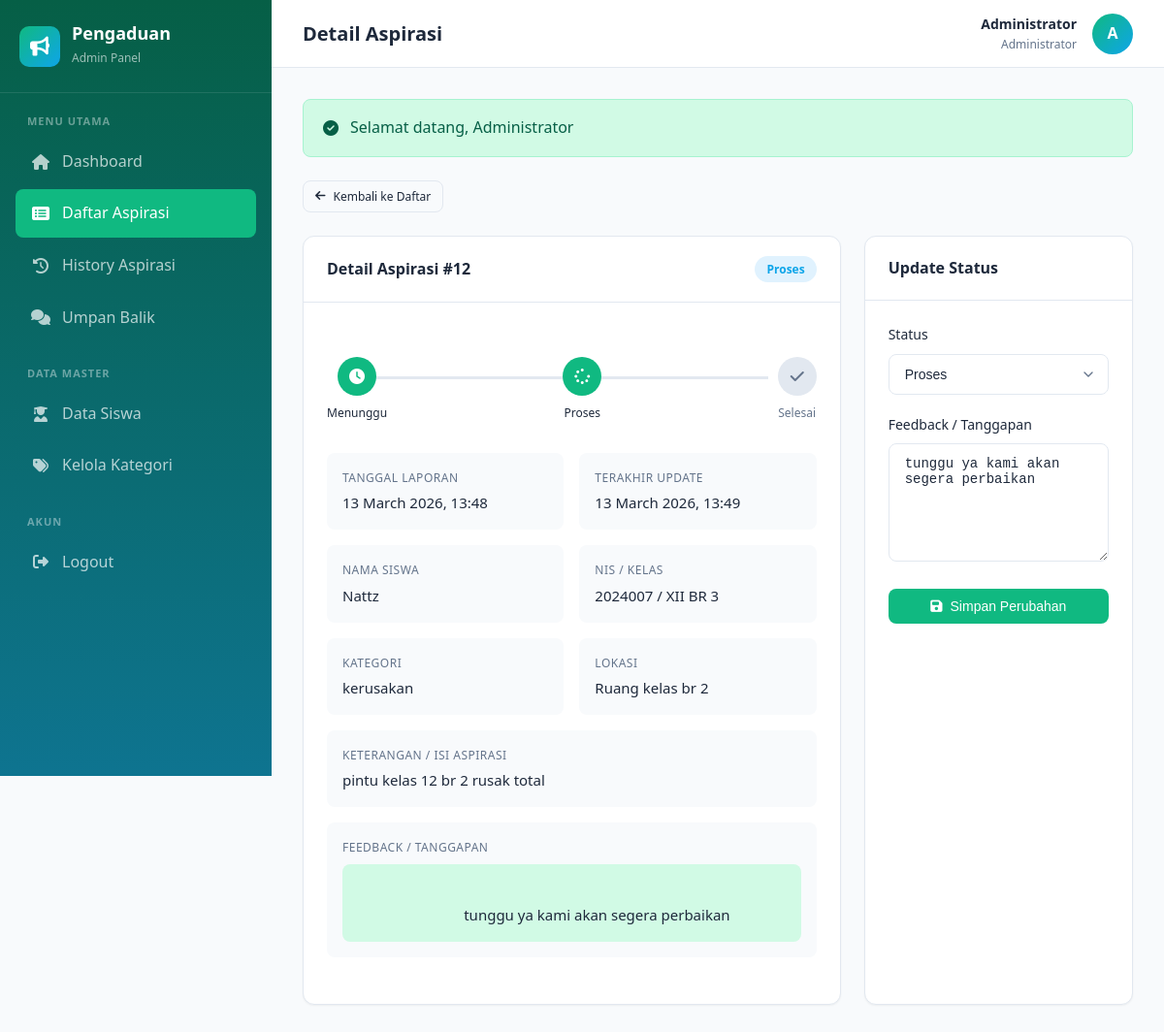
Screenshot of /index.php?page=admin/aspirasi/detail&id=12 (signed in) with the database file from the repository.
### tables this page shows
CREATE TABLE `input_aspirasi` (
  `id_pelaporan` int NOT NULL,
  `nis` int NOT NULL,
  `id_kategori` int NOT NULL,
  `lokasi` varchar(50) NOT NULL,
  `ket` text NOT NULL,
  `tanggal_input` datetime DEFAULT CURRENT_TIMESTAMP
);

CREATE TABLE `aspirasi` (
  `id_aspirasi` int NOT NULL,
  `id_pelaporan` int NOT NULL,
  `status` enum('Menunggu','Proses','Selesai') DEFAULT 'Menunggu',
  `feedback` text,
  `tanggal_update` datetime DEFAULT CURRENT_TIMESTAMP ON UPDATE CURRENT_TIMESTAMP
);

CREATE TABLE `siswa` (
  `nis` int NOT NULL,
  `nama` varchar(100) NOT NULL,
  `kelas` varchar(10) NOT NULL,
  `password` varchar(255) NOT NULL,
  `created_at` timestamp NULL DEFAULT CURRENT_TIMESTAMP
);

CREATE TABLE `kategori` (
  `id_kategori` int NOT NULL,
  `ket_kategori` varchar(30) NOT NULL,
  `created_at` timestamp NULL DEFAULT CURRENT_TIMESTAMP
);

### controllers/AdminController.php (called while the page is built, shortened)
<?php
require_once __DIR__ . '/Controller.php';
require_once __DIR__ . '/../models/InputAspirasi.php';
class AdminController extends Controller {
    private $inputAspirasiModel;
    public function __construct() {
        $this->inputAspirasiModel = new InputAspirasi();
    }
    public function aspirasiDetail(): void {
        $id = (int) $this->get('id');
        $detail = $this->inputAspirasiModel->getDetail($id);
        $this->view('admin/aspirasi/detail', [
            'title' => 'Detail Aspirasi',
            'user' => $this->getCurrentUser(),
            'flash' => $this->getFlash(),
            'detail' => $detail
        ]);
    }
}

### config/Database.php (called while the page is built, shortened)
<?php
class Database {
    private static $instance = null;
    private $connection;
    private function __construct() {
        try {
            $dsn = "mysql:host=" . DB_HOST . ";dbname=" . DB_NAME . ";charset=utf8mb4";
            $options = [
                PDO::ATTR_ERRMODE => PDO::ERRMODE_EXCEPTION,
                PDO::ATTR_DEFAULT_FETCH_MODE => PDO::FETCH_ASSOC,
                PDO::ATTR_EMULATE_PREPARES => false,
            ];
            $this->connection = new PDO($dsn, DB_USER, DB_PASS, $options);
        } catch (PDOException $e) {
            die("Koneksi database gagal: " . $e->getMessage());
        }
    }
    public static function getInstance(): Database {
        if (self::$instance === null) {
            self::$instance = new self();
        }
        return self::$instance;
    }
    public function query(string $sql, array $params = []): PDOStatement {
        $stmt = $this->connection->prepare($sql);
        $stmt->execute($params);
        return $stmt;
    }
}

### models/Model.php (called while the page is built, shortened)
<?php
require_once __DIR__ . '/../config/Database.php';
abstract class Model {
    public function __construct() {
        $this->db = Database::getInstance();
    }
}

### models/InputAspirasi.php (called while the page is built, shortened)
<?php
require_once __DIR__ . '/Model.php';
class InputAspirasi extends Model {
    protected $table = 'input_aspirasi';
    public function getDetail(int $id) {
        $sql = "SELECT ia.*, s.nama as nama_siswa, s.kelas, k.ket_kategori,
                       a.id_aspirasi, a.status, a.feedback, a.tanggal_update
                FROM {$this->table} ia
                JOIN siswa s ON ia.nis = s.nis
                JOIN kategori k ON ia.id_kategori = k.id_kategori
                LEFT JOIN aspirasi a ON ia.id_pelaporan = a.id_pelaporan
                WHERE ia.id_pelaporan = ?";
        return $this->db->query($sql, [$id])->fetch();
    }
}

### views/admin/aspirasi/detail.php (the view, shortened to what this page needs)
<?php
require_once __DIR__ . '/../../layouts/header.php';
require_once __DIR__ . '/../../layouts/sidebar_admin.php';
?>
<div class="mb-3">
    <a href="<?= BASE_URL ?>index.php?page=admin/aspirasi" class="btn btn-secondary btn-sm">
        <i class="fas fa-arrow-left"></i> Kembali ke Daftar
    </a>
</div>
<div style="display: grid; grid-template-columns: 2fr 1fr; gap: 24px;">
    <div class="card">
        <div class="card-header">
            <h3 class="card-title">Detail Aspirasi #<?= $detail['id_pelaporan'] ?></h3>
            <span class="badge badge-<?= strtolower($detail['status']) ?>">
                <?= $detail['status'] ?>
            </span>
        </div>
        <div class="card-body">
            <div class="progress-steps">
                <div class="progress-step <?= $detail['status'] === 'Menunggu' ? 'active' : 'completed' ?>">
                    <div class="progress-step-icon">
                        <i class="fas fa-clock"></i>
                    </div>
                    <span class="progress-step-label">Menunggu</span>
                </div>
                <div class="progress-step <?= $detail['status'] === 'Proses' ? 'active' : ($detail['status'] === 'Selesai' ? 'completed' : '') ?>">
                    <div class="progress-step-icon">
                        <i class="fas fa-spinner"></i>
                    </div>
                    <span class="progress-step-label">Proses</span>
                </div>
                <div class="progress-step <?= $detail['status'] === 'Selesai' ? 'active' : '' ?>">
                    <div class="progress-step-icon">
                        <i class="fas fa-check"></i>
                    </div>
                    <span class="progress-step-label">Selesai</span>
                </div>
            </div>
            <div class="detail-grid">
                <div class="detail-item">
                    <div class="detail-label">Tanggal Laporan</div>
                    <div class="detail-value"><?= date('d F Y, H:i', strtotime($detail['tanggal_input'])) ?></div>
                </div>
                <div class="detail-item">
                    <div class="detail-label">Terakhir Update</div>
                    <div class="detail-value">
                        <?= $detail['tanggal_update'] ? date('d F Y, H:i', strtotime($detail['tanggal_update'])) : '-' ?>
                    </div>
                </div>
                <div class="detail-item">
                    <div class="detail-label">Nama Siswa</div>
                    <div class="detail-value"><?= htmlspecialchars($detail['nama_siswa']) ?></div>
                </div>
                <div class="detail-item">
                    <div class="detail-label">NIS / Kelas</div>
                    <div class="detail-value"><?= $detail['nis'] ?> / <?= htmlspecialchars($detail['kelas']) ?></div>
                </div>
                <div class="detail-item">
                    <div class="detail-label">Kategori</div>
                    <div class="detail-value"><?= htmlspecialchars($detail['ket_kategori']) ?></div>
                </div>
                <div class="detail-item">
                    <div class="detail-label">Lokasi</div>
                    <div class="detail-value"><?= htmlspecialchars($detail['lokasi']) ?></div>
                </div>
                <div class="detail-item full-width">
                    <div class="detail-label">Keterangan / Isi Aspirasi</div>
                    <div class="detail-value" style="white-space: pre-wrap;"><?= htmlspecialchars($detail['ket']) ?></div>
                </div>
                <?php if ($detail['feedback']): ?>
                    <div class="detail-item full-width">
                        <div class="detail-label">Feedback / Tanggapan</div>
                        <div class="detail-value" style="white-space: pre-wrap; background: var(--success-light); padding: 16px; border-radius: 8px; margin-top: 8px;">
                            <?= htmlspecialchars($detail['feedback']) ?>
                        </div>
                    </div>
                <?php endif; ?>
            </div>
        </div>
    </div>
    <div class="card">
        <div class="card-header">
            <h3 class="card-title">Update Status</h3>
        </div>
        <div class="card-body">
            <form action="<?= BASE_URL ?>index.php?page=admin/aspirasi/update" method="POST">
                <div class="form-group">
                    <label class="form-label">Status</label>
                    <select name="status" class="form-control" required>
                        <option value="Proses" <?= $detail['status'] === 'Proses' ? 'selected' : '' ?>>
                            Proses
                        </option>
                    </select>
                </div>
                <div class="form-group">
                    <label class="form-label">Feedback / Tanggapan</label>
                    <textarea name="feedback" class="form-control" rows="6"
                              placeholder="Berikan tanggapan atau feedback untuk aspirasi ini..."><?= htmlspecialchars($detail['feedback'] ?? '') ?></textarea>
                </div>
                <button type="submit" class="btn btn-primary btn-block">
                    <i class="fas fa-save"></i> Simpan Perubahan
                </button>
            </form>
        </div>
    </div>
</div>
    </div>
</main>
<?php require_once __DIR__ . '/../../layouts/footer.php'; ?>

### controllers/assets/css/style.css (style rules this page uses)
:root { --primary-color: #10b981; --primary-hover: #059669; --primary-light: #d1fae5; --secondary-color: #64748b; --success-color: #10b981; --success-light: #d1fae5; --warning-color: #f59e0b; --warning-light: #fef3c7; --danger-color: #ef4444; --danger-light: #fee2e2; --info-color: #0ea5e9; --info-light: #e0f2fe; --bg-primary: #f8fafc; --bg-secondary: #ffffff; --bg-dark: #1e293b; --text-primary: #1e293b; --text-secondary: #64748b; --text-light: #ffffff; --border-color: #e2e8f0; --border-radius: 12px; --border-radius-sm: 8px; --shadow-sm: 0 1px 2px 0 rgb(0 0 0 / 0.05); --shadow: 0 4px 6px -1px rgb(0 0 0 / 0.1), 0 2px 4px -2px rgb(0 0 0 / 0.1); --shadow-lg: 0 10px 15px -3px rgb(0 0 0 / 0.1), 0 4px 6px -4px rgb(0 0 0 / 0.1); --sidebar-width: 280px; --header-height: 70px; --transition: all 0.3s ease; }
* { margin: 0; padding: 0; box-sizing: border-box; }
body { font-family: 'Segoe UI', 'Inter', -apple-system, BlinkMacSystemFont, sans-serif; background-color: var(--bg-primary); color: var(--text-primary); line-height: 1.6; min-height: 100vh; }
a { text-decoration: none; color: inherit; }
.card { background: var(--bg-secondary); border-radius: var(--border-radius); box-shadow: var(--shadow-sm); border: 1px solid var(--border-color); overflow: hidden; }
.card-header { padding: 20px 24px; border-bottom: 1px solid var(--border-color); display: flex; align-items: center; justify-content: space-between; }
.card-title { font-size: 16px; font-weight: 600; color: var(--text-primary); }
.card-body { padding: 24px; }
.badge { display: inline-flex; align-items: center; padding: 4px 12px; border-radius: 20px; font-size: 12px; font-weight: 600; }
.badge-proses { background: var(--info-light); color: var(--info-color); }
.btn { display: inline-flex; align-items: center; justify-content: center; gap: 8px; padding: 10px 20px; border-radius: var(--border-radius-sm); font-size: 14px; font-weight: 500; border: none; cursor: pointer; transition: var(--transition); }
.btn-primary { background: var(--primary-color); color: var(--text-light); }
.btn-secondary { background: var(--bg-primary); color: var(--text-primary); border: 1px solid var(--border-color); }
.btn-sm { padding: 6px 12px; font-size: 12px; }
.btn-block { width: 100%; }
.form-group { margin-bottom: 20px; }
.form-label { display: block; font-size: 14px; font-weight: 500; color: var(--text-primary); margin-bottom: 8px; }
.form-control { width: 100%; padding: 12px 16px; border: 1px solid var(--border-color); border-radius: var(--border-radius-sm); font-size: 14px; color: var(--text-primary); background: var(--bg-secondary); transition: var(--transition); }
.form-control::placeholder { color: var(--text-secondary); }
textarea.form-control { min-height: 120px; resize: vertical; }
select.form-control { appearance: none; background-repeat: no-repeat; background-position: right 12px center; padding-right: 40px; }
.detail-grid { display: grid; grid-template-columns: repeat(2, 1fr); gap: 16px; margin-bottom: 24px; }
.detail-item { padding: 16px; background: var(--bg-primary); border-radius: var(--border-radius-sm); }
.detail-item.full-width { grid-column: span 2; }
.detail-label { font-size: 12px; font-weight: 500; color: var(--text-secondary); text-transform: uppercase; letter-spacing: 0.5px; margin-bottom: 4px; }
.detail-value { font-size: 15px; color: var(--text-primary); }
.progress-steps { display: flex; justify-content: space-between; margin: 32px 0; position: relative; }
.progress-steps::before { content: ''; position: absolute; top: 20px; left: 50px; right: 50px; height: 3px; background: var(--border-color); }
.progress-step { display: flex; flex-direction: column; align-items: center; position: relative; z-index: 1; }
.progress-step-icon { width: 40px; height: 40px; border-radius: 50%; background: var(--border-color); display: flex; align-items: center; justify-content: center; color: var(--text-secondary); font-size: 16px; margin-bottom: 8px; }
.progress-step.active .progress-step-icon { background: var(--primary-color); color: white; }
.progress-step.completed .progress-step-icon { background: var(--success-color); color: white; }
.progress-step-label { font-size: 12px; font-weight: 500; color: var(--text-secondary); }
.progress-step.active .progress-step-label, .progress-step.completed .progress-step-label { color: var(--text-primary); }
.mb-3 { margin-bottom: 24px; }

### rows the page displays
input_aspirasi: id_pelaporan "12", aspirasi.status "Proses", tanggal_input "13 March 2026, 13:48", aspirasi.tanggal_update "13 March 2026, 13:49", nis.nama "Nattz", nis "2024007", nis.kelas "XII BR 3", id_kategori.ket_kategori "kerusakan", lokasi "Ruang kelas br 2", ket "pintu kelas 12 br 2 rusak total", aspirasi.feedback "tunggu ya kami akan segera perbaikan", feedback "tunggu ya kami akan segera perbaikan"
aspirasi: status "Proses"

### other values shown
$title "Detail Aspirasi"
$user['nama'] "Administrator"
substr($user['nama'] ?? 'A', 0, 1) "A"
$flash['message'] "Selamat datang, Administrator"
